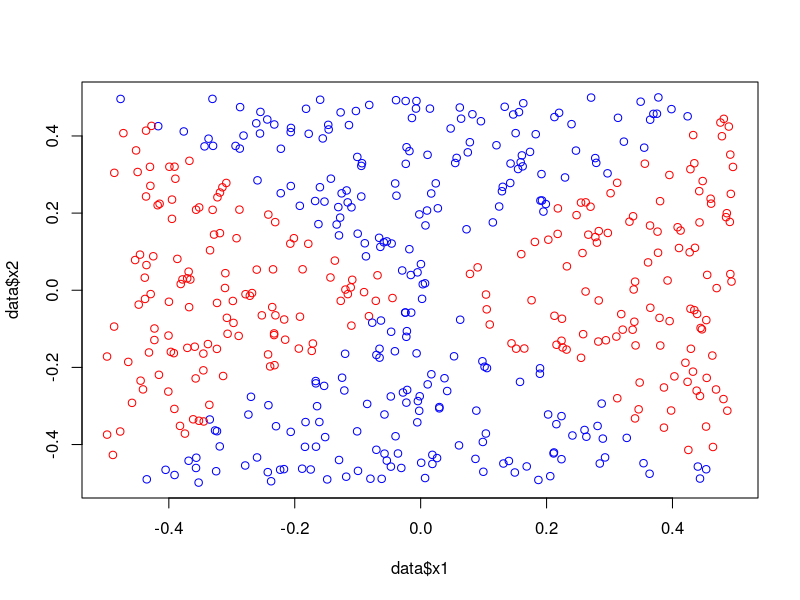
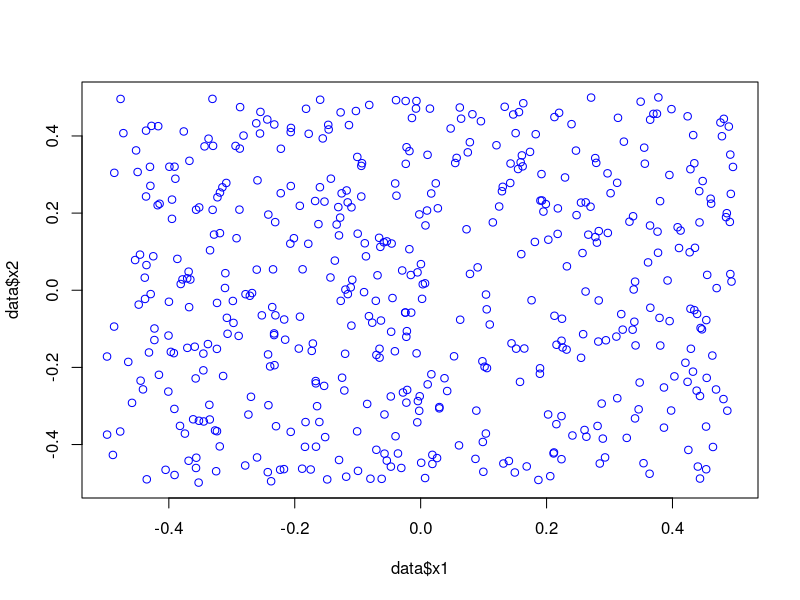
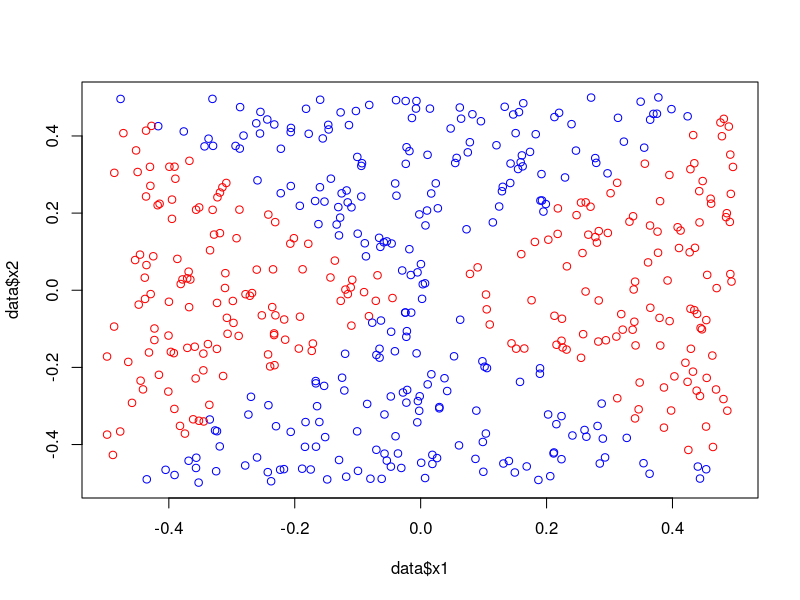
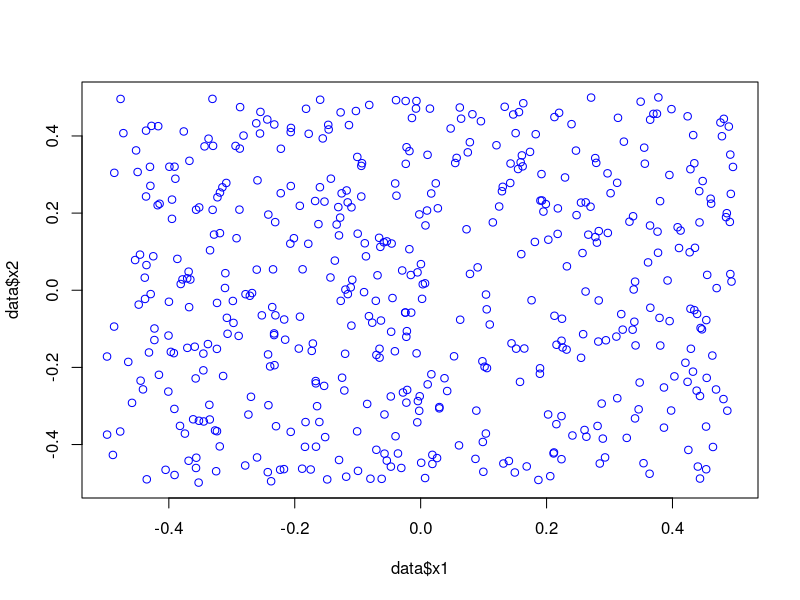
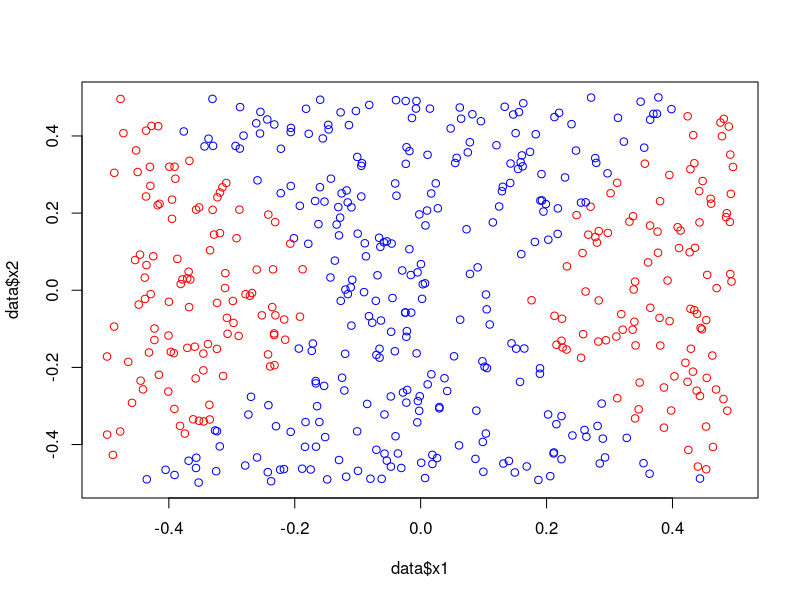

Write R code to recreate these figures, in order.
library(e1071)
set.seed(1)
x1 <- runif(500) - 0.5
x2 <- runif(500) - 0.5
y <- 1 * (x1^2 - x2^2 > 0)
data <- data.frame(x1 = x1, x2 = x2, y = y)

## 1
plot(data$x1,data$x2, col=ifelse(y>0.5,"red","blue"))

## 2
glm.fit1 <- glm(y~x1+x2, data = data, family = binomial)

## 3
y_predicted <- predict(glm.fit1)

plot(data$x1,data$x2, col=ifelse(y_predicted>0.5,"red","blue"))

MC1 <- 1

## 4
glm.fit2 <- glm(y~x1+x2+poly(x1,2)+poly(x2,2)+x1:x2, family = binomial,data = data)

y2_predicted <- predict(glm.fit2)

plot(data$x1,data$x2, col=ifelse(y2_predicted>0.5,"red","blue"))

MC2 <- 2

## 5
svm.fit1 <- svm(y~., data = data, kernel = "linear",cost = 0.01,scale = FALSE)

y_svm_predicted <- predict(svm.fit1, data)

plot(data$x1,data$x2, col=ifelse(y_svm_predicted>0.5,"red","blue"))

MC3 <-2

##6

svm.fit2 <- svm(y~., data = data, kernel = "radial",cost = 1,gamma =1,scale = FALSE)

y_svm2_predicted <- predict(svm.fit2)

plot(data$x1,data$x2, col=ifelse(y_svm2_predicted>0.5,"red","blue"))

MC4 <-1

## 10
MC5 <-3